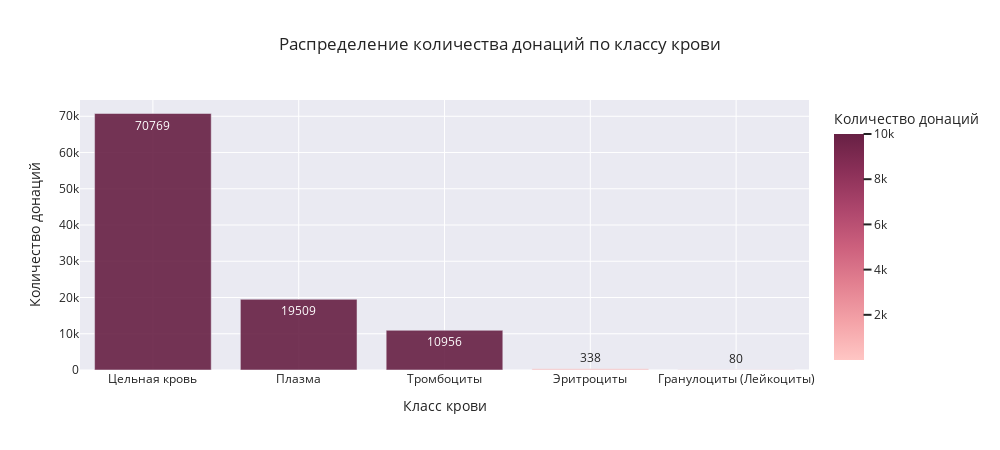

Write notebook code for a chart like this one.
### Markdown cell above
### 4.2 Распределение доноров по классу крови

### Code cell
donor_blood_class = (
    df.groupby(['класс_крови'])[['id_пользователя']].count()
    .rename(columns={'id_пользователя':'количество'})
    .sort_values(by='количество', ascending=False)
    .reset_index()
)
#donor_blood_class

barchart_blood_class = px.bar(
    data_frame=donor_blood_class,
    y="количество",
    x="класс_крови",
    color="количество",
    opacity=0.9,                  
    orientation="v",              
    barmode='relative',
    #color_discrete_sequence=['palevioletred'],               
    color_continuous_scale=px.colors.sequential.Burg,                                
    range_color=[1,10000],                                   
    text='количество',            
    hover_name='класс_крови',  
    #hover_data=['количество'],      
    labels={"количество":"Количество донаций", "класс_крови":"Класс крови"},           
    title='Распределение количества донаций по классу крови', 
    width=1000,                  
    height=450,                   
    template='seaborn',            
)
barchart_blood_class

### Figure 1 — Plotly figure (JSON) as saved in the notebook; plotly's stock layout.template omitted (floating-point values rounded to 4 significant figures)
{"data": [{"alignmentgroup": "True", "hovertemplate": "<b>%{hovertext}</b><br><br>Класс крови=%{x}<br>Количество донаций=%{marker.color}<extra></extra>", "hovertext": ["Цельная кровь", "Плазма", "Тромбоциты", "Эритроциты", "Гранулоциты (Лейкоциты)"], "legendgroup": "", "marker": {"color": [70769, 19509, 10956, 338, 80], "coloraxis": "coloraxis", "opacity": 0.9, "pattern": {"shape": ""}}, "name": "", "offsetgroup": "", "orientation": "v", "showlegend": false, "text": [70769, 19509, 10956, 338, 80], "textposition": "auto", "type": "bar", "x": ["Цельная кровь", "Плазма", "Тромбоциты", "Эритроциты", "Гранулоциты (Лейкоциты)"], "xaxis": "x", "y": [70769, 19509, 10956, 338, 80], "yaxis": "y"}], "layout": {"barmode": "relative", "coloraxis": {"cmax": 10000, "cmin": 1, "colorbar": {"title": {"text": "Количество донаций"}}, "colorscale": [[0, "rgb(255, 198, 196)"], [0.1667, "rgb(244, 163, 168)"], [0.3333, "rgb(227, 129, 145)"], [0.5, "rgb(204, 96, 125)"], [0.6667, "rgb(173, 70, 108)"], [0.8333, "rgb(139, 48, 88)"], [1, "rgb(103, 32, 68)"]]}, "height": 450, "legend": {"tracegroupgap": 0}, "title": {"text": "Распределение количества донаций по классу крови"}, "width": 1000, "xaxis": {"anchor": "y", "domain": [0, 1], "title": {"text": "Класс крови"}}, "yaxis": {"anchor": "x", "domain": [0, 1], "title": {"text": "Количество донаций"}}}}
